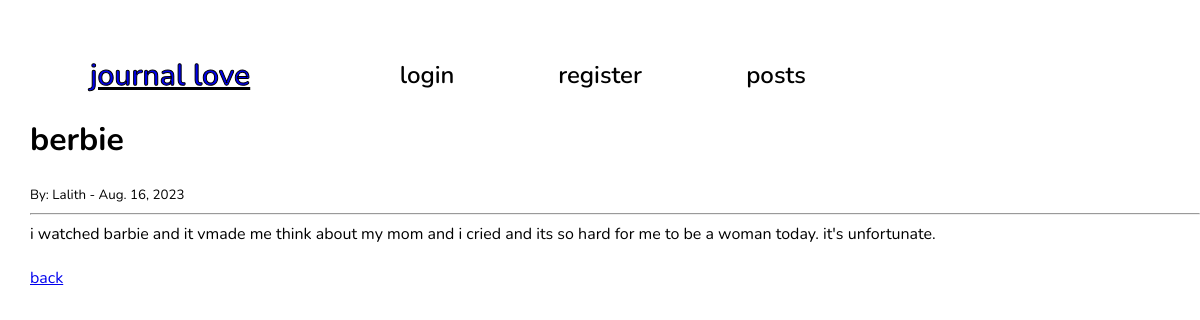
Page /article/35 on the committed database.
### blog/models.py (models this page shows, shortened)
class Post(models.Model):
    title = models.CharField(max_length=255)
    author = models.ForeignKey(User, on_delete=models.CASCADE)
    body = models.TextField()
    postdate = models.DateField(auto_now_add=True)
    analysis_result = models.TextField(blank=True, null=True)

### theblog/views.py (the view)
# urls.py: path('article/<int:pk>', ArticleDetailView.as_view(), name='articles'),
class ArticleDetailView(DetailView):
    model = Post
    template_name = 'articles.html'

### blog/templates/articles.html (shortened to what this page needs)
{%  extends 'base.html' %}
{% block content %}
<br>
<div style="text-align: left; margin-left: 30px; margin-bottom:">
<h1> {{ post.title }} </h1>
<small>By: {{ post.author.first_name }} -
           {{ post.postdate }}
    </small><br/>
<hr>
{{ post.body }}
<br/><br/>
<a href = "{% url 'home' %}" class="btn btn-secondary"> back</a>
{% endblock %}

### static/global.css (style rules this page uses)
body { margin: 0; line-height: normal; }
:root { --font-nunito: Nunito; --font-size-31xl: 50px; --font-size-61xl: 80px; --color-white: #fff; --color-black: #000; --color-dimgray: rgba(98, 88, 88, 0.56); --color-blueviolet: #9747ff; --gap-3xs: 10px; --padding-mid: 17px; --padding-36xl: 55px; --padding-11xl: 30px; --padding-xl: 20px; --br-xl: 20px; --br-8xs: 5px; }

### blog/templates/base.html (style rules this page uses)
body { font-family: 'Nunito', sans-serif; }

### rows in the picture
Post: title "berbie", author.first_name "Lalith", postdate "Aug. 16, 2023", body "i watched barbie and it vmade me think about my mom and i cried and its so hard for me to be a woman today. it's unfortunate."
